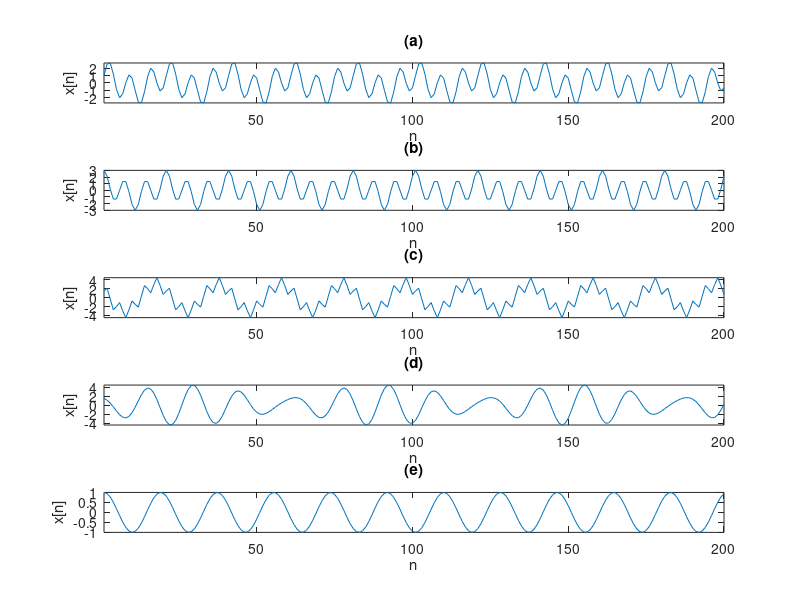

Source code (MATLAB):
figure('Name','Problem2');
x0=zeros(1,200);
for i=1:1:200
    x0(i)=cos(0.1*pi*(i-1))+2*sin(0.3*pi*(i-1));
end
subplot(5, 1 ,1),plot(x0),grid off,axis('tight'), xlabel('n'), ylabel('x[n]'),title('(a)')
 
x1=zeros(1,200);
for i=1:1:200
    x1(i)=cos(0.1*pi*(i-1))+2*cos(0.3*pi*(i-1));
end
subplot(5, 1 ,2),plot(x1),grid off,axis('tight'), xlabel('n'), ylabel('x[n]'),title('(b)')
 
x2=zeros(1,200);
for i=1:1:200
    x2(i)=3*cos(0.1*pi*(i-1)+pi/3)+1.5*sin(0.5*pi*(i-1));
end
subplot(5, 1 ,3),plot(x2),grid off,axis('tight'), xlabel('n'), ylabel('x[n]'),title('(c)')
 
x3=zeros(1,200);
for i=1:1:200
    x3(i)=3*cos(0.4*(i-1)+pi/3)+1.5*sin(0.5*(i-1));
end
subplot(5, 1 ,4),plot(x3),grid off,axis('tight'), xlabel('n'), ylabel('x[n]'),title('(d)')
 
x4=zeros(1,200);
for i=1:1:200
    x4(i)=cos(0.11*pi*(i-1));
end
subplot(5, 1 ,5),plot(x4),grid off,axis('tight'), xlabel('n'), ylabel('x[n]'),title('(e)')
